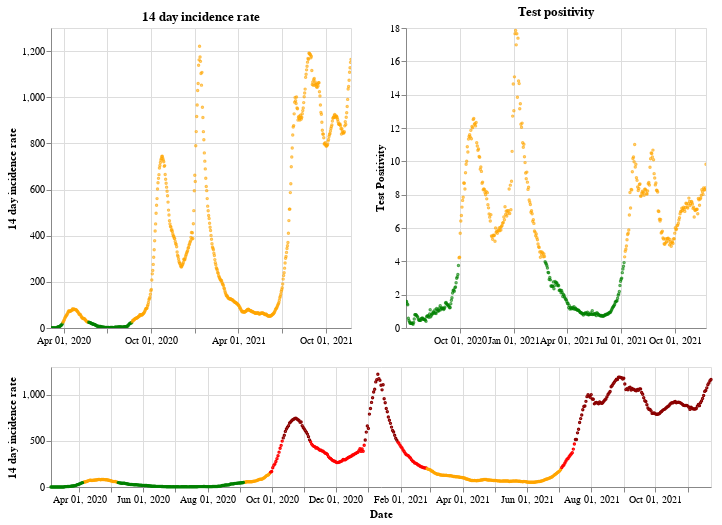

Notebook code cell kept with this figure:
### Markdown cell above
## Northern Ireland

### Code cell
plot_traffic_light('Northern Ireland')

### Figure 1 — Vega-Lite specification as saved in the notebook (floating-point values rounded to 4 significant figures; data arrays with more than 128 entries replaced by an {"elided": "..."} marker saying what was removed)
{"config": {"view": {"continuousWidth": 400, "continuousHeight": 300}}, "vconcat": [{"hconcat": [{"mark": {"type": "point", "size": 2}, "encoding": {"color": {"condition": {"value": "green", "test": "(datum.twoWeeklyCasesRate <= 25)"}, "value": "orange"}, "tooltip": [{"type": "nominal", "field": "areaName"}, {"type": "temporal", "field": "date"}, {"type": "quantitative", "field": "twoWeeklyCasesRate"}, {"type": "quantitative", "field": "testPositivity"}], "x": {"type": "temporal", "axis": {"title": ""}, "field": "date", "scale": {"domain": {"selection": "DateBrush"}}, "timeUnit": "yearmonthdate"}, "y": {"type": "quantitative", "axis": {"title": "14 day incidence rate"}, "field": "twoWeeklyCasesRate"}}, "title": "14 day incidence rate", "width": 300}, {"mark": {"type": "point", "size": 2}, "encoding": {"color": {"condition": {"value": "green", "test": "(datum.testPositivity <= 4)"}, "value": "orange"}, "tooltip": [{"type": "nominal", "field": "areaName"}, {"type": "temporal", "field": "date"}, {"type": "quantitative", "field": "twoWeeklyCasesRate"}, {"type": "quantitative", "field": "testPositivity"}], "x": {"type": "temporal", "axis": {"title": ""}, "field": "date", "scale": {"domain": {"selection": "DateBrush"}}, "timeUnit": "yearmonthdate"}, "y": {"type": "quantitative", "axis": {"title": "Test Positivity"}, "field": "testPositivity"}}, "title": "Test positivity", "width": 300}]}, {"layer": [{"mark": {"type": "point", "size": 2}, "encoding": {"color": {"condition": {"value": "orange", "test": "(((datum.testPositivity < 4) && (datum.twoWeeklyCasesRate >= 50)) && (datum.twoWeeklyCasesRate < 200))"}, "value": "red"}, "opacity": {"condition": {"value": 1, "test": "((datum.twoWeeklyCasesRate >= 50) && (datum.twoWeeklyCasesRate < 500))"}, "value": 0}, "tooltip": [{"type": "nominal", "field": "areaName"}, {"type": "temporal", "field": "date"}, {"type": "quantitative", "field": "twoWeeklyCasesRate"}, {"type": "quantitative", "field": "testPositivity"}], "x": {"type": "temporal", "axis": {"title": "Date"}, "field": "date", "timeUnit": "yearmonthdate"}, "y": {"type": "quantitative", "axis": {"title": "14 day incidence rate"}, "field": "twoWeeklyCasesRate"}}, "selection": {"DateBrush": {"type": "interval", "encodings": ["x"], "fields": ["Time"]}}}, {"mark": {"type": "point", "size": 2}, "encoding": {"color": {"value": "darkred"}, "opacity": {"condition": {"value": 1, "test": "(datum.twoWeeklyCasesRate >= 500)"}, "value": 0}, "tooltip": [{"type": "nominal", "field": "areaName"}, {"type": "temporal", "field": "date"}, {"type": "quantitative", "field": "twoWeeklyCasesRate"}, {"type": "quantitative", "field": "testPositivity"}], "x": {"type": "temporal", "axis": {"title": "Date"}, "field": "date", "timeUnit": "yearmonthdate"}, "y": {"type": "quantitative", "axis": {"title": "14 day incidence rate"}, "field": "twoWeeklyCasesRate"}}}, {"mark": {"type": "point", "size": 2}, "encoding": {"color": {"condition": {"value": "green", "test": "((datum.testPositivity < 4) && (datum.twoWeeklyCasesRate < 50))"}, "value": "orange"}, "opacity": {"condition": {"value": 1, "test": "(datum.twoWeeklyCasesRate < 50)"}, "value": 0}, "tooltip": [{"type": "nominal", "field": "areaName"}, {"type": "temporal", "field": "date"}, {"type": "quantitative", "field": "twoWeeklyCasesRate"}, {"type": "quantitative", "field": "testPositivity"}], "x": {"type": "temporal", "axis": {"title": "Date"}, "field": "date", "timeUnit": "yearmonthdate"}, "y": {"type": "quantitative", "axis": {"title": "14 day incidence rate"}, "field": "twoWeeklyCasesRate"}}}], "height": 120, "width": 660}], "data": {"name": "data-afb717bc8100d2a2cd34152fb1b12e9d"}, "$schema": "https://vega.github.io/schema/vega-lite/v4.8.1.json", "datasets": {"data-afb717bc8100d2a2cd34152fb1b12e9d": {"elided": "629 records"}}}
